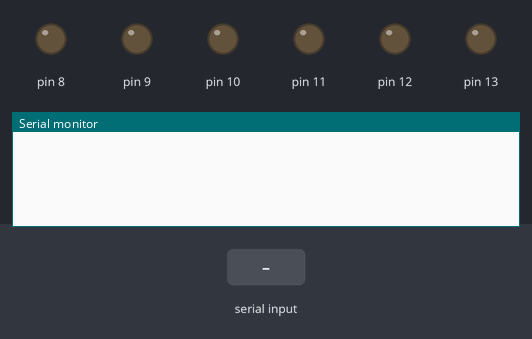
The sketch below on a simulated Arduino Uno, built with avr-gcc and run on an emulated ATmega328P. Shown: output pins drawn as LEDs (lit = HIGH), the last lines printed to the serial monitor. The test bench sets the inputs (shaded band).

Above: at 1.2 s.
1.3 s: "turn" received over Serial
At 3.5 s:
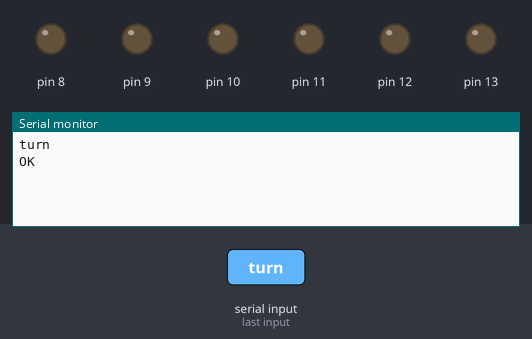
3.8 s: "1" received over Serial
At 5.6 s:
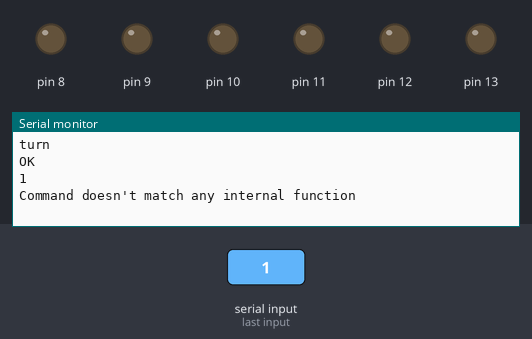

The sketch:

receiver.ino
```cpp
byte bMask  = B00111111;
byte bRead  = B00110000;
byte bClear = B00000000;
byte bOn    = B00100000;

String textReceived = "";
byte fromHere = 0;
byte toHere = 0;
byte number = 0;
byte newByte;
int lengthM1;

void setup()
{
    Serial.begin(115200);
    DDRB = bMask;
    PORTB = bClear;
}

void loop()
{
    if(Serial.available())
    {
        while(Serial.available())
        {
            textReceived += Serial.readString();
        }
        interpret();
    }
}

void interpret()
{
    Serial.println(textReceived);

    if(textReceived.indexOf("turn") == 0)
    {
        byte newByteArray[textReceived.length() + 1];
        textReceived.getBytes(newByteArray,textReceived.length() + 1);

        lengthM1 = textReceived.length() - 1;

        for(int i = 0; i < lengthM1; i++)
        {
            PORTB = bOn;

            newByte = bOn | (newByteArray[i] >> 4);

            //this step is sets the values of half of the byte
            PORTB = newByte;

            //this step triggers the processing within the fpga
            PORTB = newByte | bRead;

            PORTB = bOn;

            newByte = bOn | (newByteArray[i] & B00001111);

            //this step is sets the values of the other half of the byte
            PORTB = newByte;

            PORTB = newByte | bRead;
        }

        PORTB = bOn;

        newByte = bOn | (newByteArray[lengthM1] >> 4);

        //this step is sets the values of half of the byte
        PORTB = newByte;

        //this step triggers the processing within the fpga
        PORTB = newByte | bRead;

        PORTB = bClear;

        newByte = newByteArray[lengthM1] & B00001111;

        //this step is sets the values of the other half of the byte
        PORTB = newByte;

        PORTB = newByte | bRead;

        PORTB = bClear;

        Serial.println("OK");
    }
    else
    {
        Serial.println("Command doesn't match any internal function");
    }
    textReceived = "";
}
```

Measured:
- after the input at 1.3 s, the serial monitor: prints a new line after 1.0 s (image 1)
- after the input at 3.8 s, the serial monitor: prints a new line after 1.0 s (image 2)
